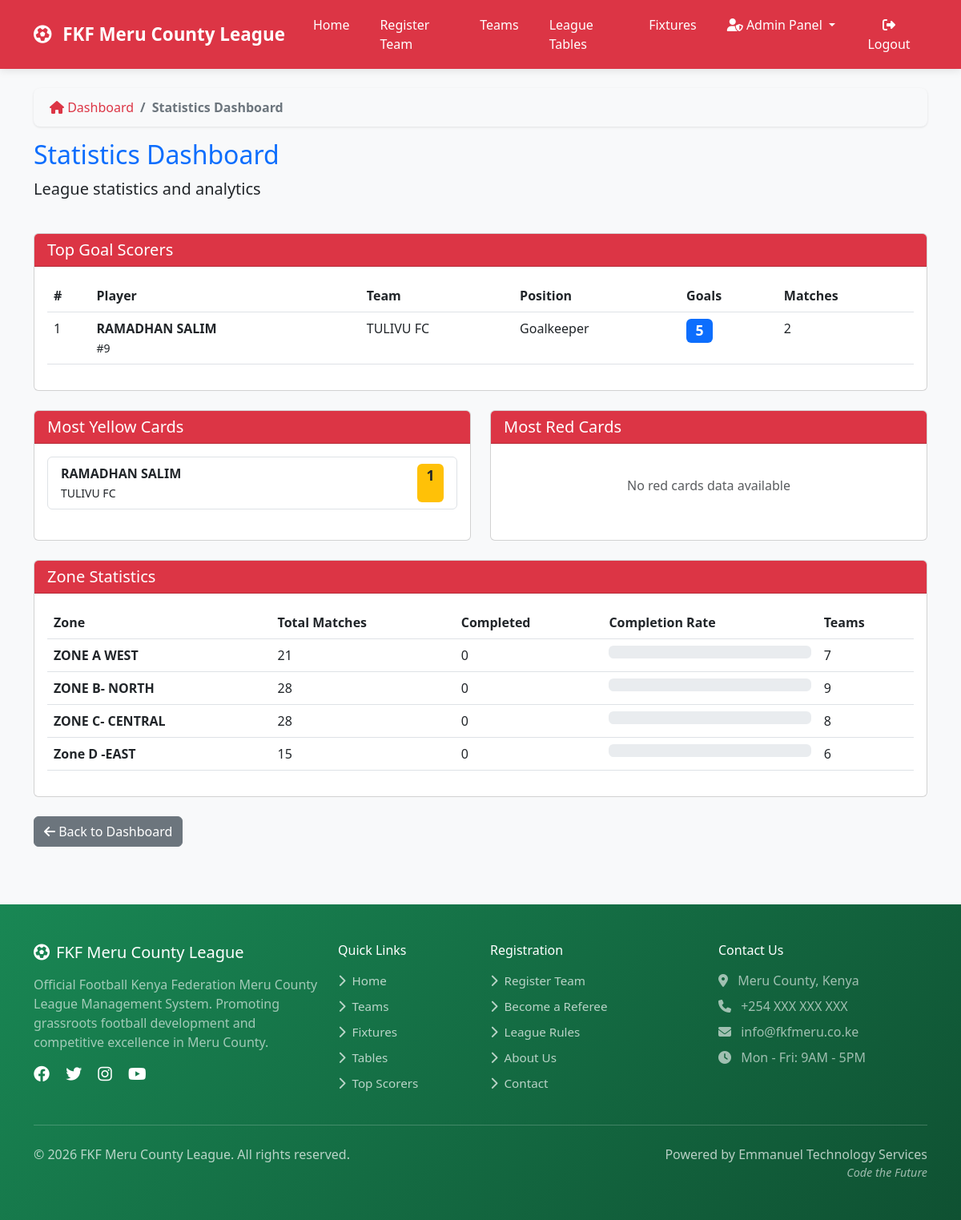
The app's page /admin-dashboard/statistics/ (signed in) with its own data.
### teams/models.py (models this page shows, shortened)
class Player(models.Model):
    POSITION_CHOICES = [
        ('GK', 'Goalkeeper'),
        ('DF', 'Defender'),
        ('MF', 'Midfielder'),
        ('FW', 'Forward'),
    ]
    first_name = models.CharField(max_length=100)
    last_name = models.CharField(max_length=100)
    date_of_birth = models.DateField()
    nationality = models.CharField(max_length=100, default='Kenyan')
    id_number = models.CharField(max_length=20, unique=True)
    photo = models.ImageField(upload_to='player_photos/', blank=True, null=True)
    fkf_license_number = models.CharField(max_length=50, blank=True, verbose_name="FKF License Number")
    license_expiry_date = models.DateField(blank=True, null=True, verbose_name="License Expiry Date")
    iprs_verified = models.BooleanField(default=False, help_text="Verified with Kenya IPRS")
    iprs_verification_date = models.DateTimeField(null=True, blank=True)
    fifa_verified = models.BooleanField(default=False, help_text="Verified with FIFA Connect")
    fifa_verification_date = models.DateTimeField(null=True, blank=True)
    fifa_id = models.CharField(max_length=50, blank=True, null=True, help_text="FIFA Connect Player ID")
    verification_results = models.JSONField(
        null=True,
        blank=True,
        help_text="Detailed verification results from IPRS and FIFA"
    )
    verification_warnings = models.TextField(blank=True, help_text="Any warnings from verification")
    team = models.ForeignKey(Team, on_delete=models.CASCADE, related_name='players')
    position = models.CharField(max_length=2, choices=POSITION_CHOICES)
    jersey_number = models.IntegerField()
    is_captain = models.BooleanField(default=False)
    yellow_cards = models.IntegerField(default=0)
    red_cards = models.IntegerField(default=0)
    goals_scored = models.IntegerField(default=0)
    matches_played = models.IntegerField(default=0)
    clean_sheets = models.IntegerField(default=0, help_text="Number of clean sheets (for goalkeepers)")
    is_suspended = models.BooleanField(default=False)
    suspension_end = models.DateField(blank=True, null=True)
    suspension_reason = models.TextField(blank=True)
    suspension_matches = models.IntegerField(default=0, help_text="Number of matches suspended")
    registration_date = models.DateTimeField(auto_now_add=True)
    @property
    def full_name(self):
        return f"{self.first_name} {self.last_name}"
    class Meta:
        ordering = ['team', 'jersey_number']
        unique_together = ['team', 'jersey_number']

class Team(models.Model):
    STATUS_CHOICES = [
        ('pending', 'Pending'),
        ('approved', 'Approved'),
        ('rejected', 'Rejected'),
        ('suspended', 'Suspended'),
    ]
    team_name = models.CharField(max_length=200, unique=True)
    team_code = models.CharField(max_length=20, unique=True, blank=True)
    logo = models.ImageField(upload_to='team_logos/', blank=True, null=True)
    location = models.CharField(max_length=200)
    home_ground = models.CharField(max_length=200)
    map_location = models.URLField(blank=True)
    latitude = models.DecimalField(max_digits=9, decimal_places=6, blank=True, null=True)
    longitude = models.DecimalField(max_digits=9, decimal_places=6, blank=True, null=True)
    contact_person = models.CharField(max_length=100)
    phone_number = models.CharField(
        max_length=13,
        unique=True,
        validators=[validate_kenya_phone],
        help_text="Must be +254 followed by 9 digits (e.g., +254712345678)"
    )
    email = models.EmailField(blank=True, unique=True)
    zone = models.ForeignKey(Zone, on_delete=models.SET_NULL, null=True, blank=True)
    status = models.CharField(max_length=20, choices=STATUS_CHOICES, default='pending')
    manager = models.ForeignKey(
        settings.AUTH_USER_MODEL,
        on_delete=models.SET_NULL,
        null=True,
        blank=True,
        related_name='managed_teams'
    )
    payment_status = models.BooleanField(default=False)
    payment_date = models.DateField(blank=True, null=True)
    home_jersey_color = models.CharField(max_length=50, blank=True, default='#dc3545')
    home_shorts_color = models.CharField(max_length=50, blank=True, default='#ffffff')
    home_socks_color = models.CharField(max_length=50, blank=True, default='#dc3545')
    away_jersey_color = models.CharField(max_length=50, blank=True, default='#ffffff')
    away_shorts_color = models.CharField(max_length=50, blank=True, default='#dc3545')
    away_socks_color = models.CharField(max_length=50, blank=True, default='#ffffff')
    third_jersey_color = models.CharField(max_length=50, blank=True)
    third_shorts_color = models.CharField(max_length=50, blank=True)
    third_socks_color = models.CharField(max_length=50, blank=True)
    gk_home_jersey_color = models.CharField(max_length=50, blank=True, default='#28a745')
    gk_home_shorts_color = models.CharField(max_length=50, blank=True, default='#28a745')
    gk_home_socks_color = models.CharField(max_length=50, blank=True, default='#28a745')
    gk_away_jersey_color = models.CharField(max_length=50, blank=True, default='#ffc107')
    gk_away_shorts_color = models.CharField(max_length=50, blank=True, default='#ffc107')
    gk_away_socks_color = models.CharField(max_length=50, blank=True, default='#ffc107')
    gk_third_jersey_color = models.CharField(max_length=50, blank=True)
    gk_third_shorts_color = models.CharField(max_length=50, blank=True)
    gk_third_socks_color = models.CharField(max_length=50, blank=True)
    kit_colors_set = models.BooleanField(default=False)
    kit_setup_prompt_shown = models.BooleanField(default=False)
    home_kit_image = models.ImageField(upload_to='kit_images/', blank=True, null=True,
                                      help_text="Upload home kit design/image")
    away_kit_image = models.ImageField(upload_to='kit_images/', blank=True, null=True,
                                      help_text="Upload away kit design/image")
    third_kit_image = models.ImageField(upload_to='kit_images/', blank=True, null=True,
                                       help_text="Upload third kit design/image")
    gk_home_kit_image = models.ImageField(upload_to='kit_images/', blank=True, null=True,
                                         help_text="Upload GK home kit design/image")
    gk_away_kit_image = models.ImageField(upload_to='kit_images/', blank=True, null=True,
                                         help_text="Upload GK away kit design/image")
    gk_third_kit_image = models.ImageField(upload_to='kit_images/', blank=True, null=True,
                                          help_text="Upload GK third kit design/image")
    registration_date = models.DateTimeField(auto_now_add=True)
    class Meta:
        ordering = ['team_name']

class Zone(models.Model):
    name = models.CharField(max_length=100)
    description = models.TextField(blank=True)
    created_at = models.DateTimeField(auto_now_add=True)
    fixtures_generated = models.BooleanField(default=False)
    fixture_generation_date = models.DateTimeField(null=True, blank=True)
    season_start_date = models.DateField(null=True, blank=True)
    match_day_of_week = models.IntegerField(default=6, choices=[(6, 'Saturday'), (0, 'Sunday')])
    class Meta:
        ordering = ['name']

### admin_dashboard/views.py (the view)
# urls.py: path('statistics/', views.statistics_dashboard, name='statistics_dashboard'),
@login_required
@user_passes_test(admin_required)
def statistics_dashboard(request):
    top_scorers = Player.objects.filter(
        goals_scored__gt=0
    ).order_by('-goals_scored')[:10]
    most_yellows = Player.objects.filter(
        yellow_cards__gt=0
    ).order_by('-yellow_cards')[:10]
    most_reds = Player.objects.filter(
        red_cards__gt=0
    ).order_by('-red_cards')[:10]
    teams_with_most_goals = Team.objects.annotate(
        total_goals=Sum('players__goals_scored')
    ).filter(total_goals__gt=0).order_by('-total_goals')[:10]
    zone_stats = []
    for zone in Zone.objects.all():
        matches = Match.objects.filter(zone=zone)
        completed = matches.filter(status='completed').count()
        zone_stats.append({
            'zone': zone,
            'total_matches': matches.count(),
            'completed_matches': completed,
            'completion_rate': (completed / matches.count() * 100) if matches.count() > 0 else 0
        })
    context = {
        'top_scorers': top_scorers,
        'most_yellows': most_yellows,
        'most_reds': most_reds,
        'teams_with_most_goals': teams_with_most_goals,
        'zone_stats': zone_stats,
    }
    return render(request, 'admin_dashboard/statistics.html', context)

### admin_dashboard/views.py (called while the page is built)
def admin_required(user):
    return user.is_staff or user.groups.filter(name='League Admin').exists()

### templates/admin_dashboard/statistics.html (shortened to what this page needs)
{% extends 'base.html' %}
{% load static %}
{% block content %}
<nav aria-label="breadcrumb" class="mb-3">
    <ol class="breadcrumb">
        <li class="breadcrumb-item"><a href="{% url 'dashboard' %}"><i class="fas fa-home"></i> Dashboard</a></li>
        <li class="breadcrumb-item active" aria-current="page">Statistics Dashboard</li>
    </ol>
</nav>
<div class="row mb-4">
    <div class="col-12">
        <h2 class="text-primary">Statistics Dashboard</h2>
        <p class="lead">League statistics and analytics</p>
    </div>
</div>
<div class="card mb-4">
    <div class="card-header card-header-custom">
        <h5 class="mb-0">Top Goal Scorers</h5>
    </div>
    <div class="card-body">
        {% if top_scorers %}
        <div class="table-responsive">
            <table class="table table-hover">
                <thead>
                    <tr>
                        <th>#</th>
                        <th>Player</th>
                        <th>Team</th>
                        <th>Position</th>
                        <th>Goals</th>
                        <th>Matches</th>
                    </tr>
                </thead>
                <tbody>
                    {% for player in top_scorers %}
                    <tr>
                        <td>{{ forloop.counter }}</td>
                        <td>
                            <div class="d-flex align-items-center">
                                <div>
                                    <strong>{{ player.full_name }}</strong><br>
                                    <small>#{{ player.jersey_number }}</small>
                                </div>
                            </div>
                        </td>
                        <td>{{ player.team.team_name }}</td>
                        <td>{{ player.get_position_display }}</td>
                        <td><span class="badge bg-primary" style="font-size: 1.1rem;">{{ player.goals_scored }}</span></td>
                        <td>{{ player.matches_played }}</td>
                    </tr>
                    {% endfor %}
                </tbody>
            </table>
        </div>
        {% else %}
        <div class="text-center py-4">
            <p class="text-muted">No goal scorers data available</p>
        </div>
        {% endif %}
    </div>
</div>
<div class="row mb-4">
    <div class="col-md-6">
        <div class="card h-100">
            <div class="card-header card-header-custom">
                <h5 class="mb-0">Most Yellow Cards</h5>
            </div>
            <div class="card-body">
                {% if most_yellows %}
                <div class="list-group">
                    {% for player in most_yellows %}
                    <div class="list-group-item">
                        <div class="d-flex w-100 justify-content-between">
                            <div>
                                <strong>{{ player.full_name }}</strong><br>
                                <small>{{ player.team.team_name }}</small>
                            </div>
                            <span class="badge bg-warning text-dark" style="font-size: 1.1rem;">{{ player.yellow_cards }}</span>
                        </div>
                    </div>
                    {% endfor %}
                </div>
                {% else %}
                <div class="text-center py-4">
                    <p class="text-muted">No yellow cards data available</p>
                </div>
                {% endif %}
            </div>
        </div>
    </div>
    <div class="col-md-6">
        <div class="card h-100">
            <div class="card-header card-header-custom">
                <h5 class="mb-0">Most Red Cards</h5>
            </div>
            <div class="card-body">
                {% if most_reds %}
                <div class="list-group">
                    {% for player in most_reds %}
                    <div class="list-group-item">
                        <div class="d-flex w-100 justify-content-between">
                            <div>
                                <strong>{{ player.full_name }}</strong><br>
                                <small>{{ player.team.team_name }}</small>
                            </div>
                            <span class="badge bg-danger" style="font-size: 1.1rem;">{{ player.red_cards }}</span>
                        </div>
                    </div>
                    {% endfor %}
                </div>
                {% else %}
                <div class="text-center py-4">
                    <p class="text-muted">No red cards data available</p>
                </div>
                {% endif %}
            </div>
        </div>
    </div>
</div>
<div class="card">
    <div class="card-header card-header-custom">
        <h5 class="mb-0">Zone Statistics</h5>
    </div>
    <div class="card-body">
        <div class="table-responsive">
            <table class="table table-hover">
                <thead>
                    <tr>
                        <th>Zone</th>
                        <th>Total Matches</th>
                        <th>Completed</th>
                        <th>Completion Rate</th>
                        <th>Teams</th>
                    </tr>
                </thead>
                <tbody>
                    {% for stat in zone_stats %}
                    <tr>
                        <td>
                            <strong>{{ stat.zone.name }}</strong><br>
                        </td>
                        <td>{{ stat.total_matches }}</td>
                        <td>{{ stat.completed_matches }}</td>
                        <td>
                            <div class="progress">
                            </div>
                        </td>
                        <td>{{ stat.zone.team_set.count }}</td>
                    </tr>
                    {% empty %}
                    <tr>
                        <td colspan="5" class="text-center py-4">
                            <p class="text-muted">No zone statistics available</p>
                        </td>
                    </tr>
                    {% endfor %}
                </tbody>
            </table>
        </div>
    </div>
</div>
<div class="mt-4">
    <a href="{% url 'dashboard' %}" class="btn btn-secondary">
        <i class="fas fa-arrow-left"></i> Back to Dashboard
    </a>
</div>
{% endblock %}

### static/css/app.css (style rules this page uses)
:root { --fkf-primary: #dc3545; --fkf-accent: #198754; }
body { -webkit-font-smoothing: antialiased; -moz-osx-font-smoothing: grayscale; }

### templates/base.html (style rules this page uses)
:root { --primary-red: #DC3545; --primary-green: #198754; --primary-white: #FFFFFF; --primary-black: #212529; --hover-green: #28a745; }
body { font-family: 'Segoe UI', Tahoma, Geneva, Verdana, sans-serif; background-color: #f8f9fa; display: flex; flex-direction: column; min-height: 100vh; margin: 0; padding: 0; }
.breadcrumb { background-color: #f8f9fa; padding: 12px 20px; border-radius: 8px; box-shadow: 0 1px 3px rgba(0, 0, 0, 0.1); }
.breadcrumb-item a { color: var(--primary-red); text-decoration: none; font-weight: 500; transition: color 0.3s ease; }
.breadcrumb-item.active { color: #6c757d; font-weight: 600; }
.breadcrumb-item + .breadcrumb-item::before { color: #6c757d; }
.card-header-custom { background-color: var(--primary-red); color: white; }

### records on screen
Player: full_name "RAMADHAN SALIM", jersey_number "9", team.team_name "TULIVU FC", position "Goalkeeper", goals_scored "5", matches_played "2", yellow_cards "1"
Zone: zone.name "ZONE A WEST", total_matches "21", completed_matches "0", zone.team_set.count "7"
Zone: zone.name "ZONE B- NORTH", total_matches "28", completed_matches "0", zone.team_set.count "9"
Zone: zone.name "ZONE C- CENTRAL", total_matches "28", completed_matches "0", zone.team_set.count "8"
Zone: zone.name "Zone D -EAST", total_matches "15", completed_matches "0", zone.team_set.count "6"
